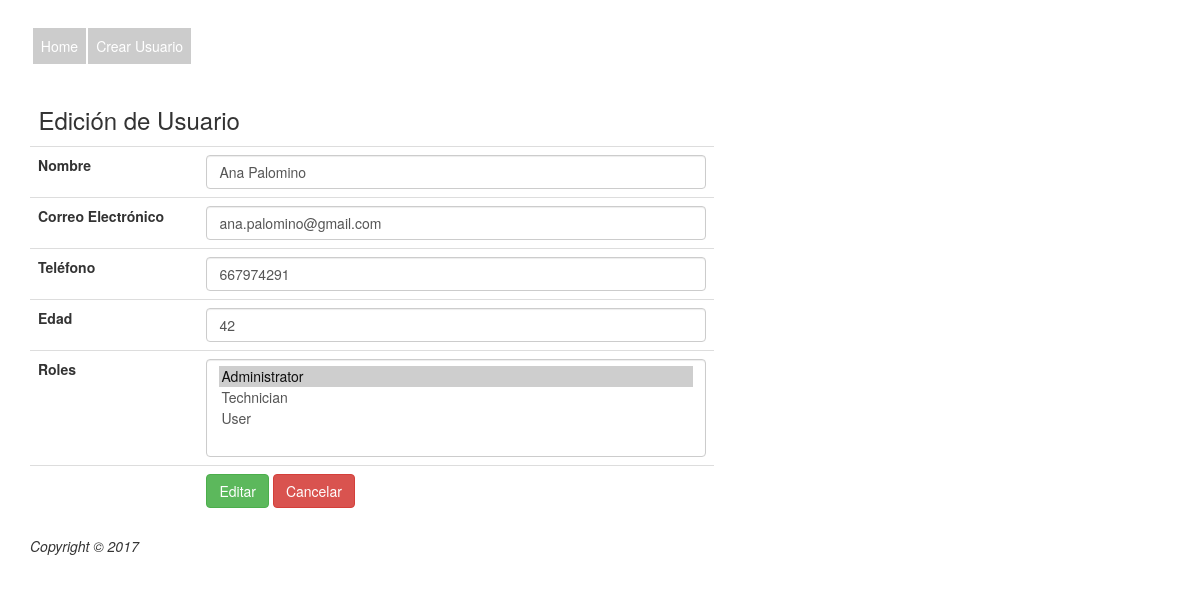
The page /index.php/users/edit/7 on the database its author committed.
### tables this page shows
CREATE TABLE `user_role` (
  `user_id` int(10) NOT NULL,
  `role_id` int(10) NOT NULL,
  PRIMARY KEY (`user_id`,`role_id`)
);

CREATE TABLE `users` (
  `id` int(10) NOT NULL AUTO_INCREMENT,
  `name` varchar(200) DEFAULT NULL,
  `email` varchar(200) DEFAULT NULL,
  `phone` varchar(20) DEFAULT NULL,
  `age` int(5) DEFAULT NULL,
  PRIMARY KEY (`id`)
);

### application/controllers/Users.php (called while the page is built, shortened)
<?php
class Users extends CI_Controller {
    public function __construct()
    {
        $this->load->model('users_model');
        $this->load->model('roles_model');
        $this->load->helper('url_helper');
    }
    public function edit()
    {
        $id = $this->uri->segment(3);
        $this->load->helper('form');
        $this->load->library('form_validation');
        $data['title'] = 'Edición de Usuario';
        $data['user_item'] = $this->users_model->get_user_by_id($id);
        $data['roles'] = $this->roles_model->get_roles();
        $this->form_validation->set_rules('name', 'Nombre', 'required');
        $this->form_validation->set_rules('email', 'Correo', 'required');
        if ($this->form_validation->run() === FALSE)
        {
            $this->load->view('templates/header', $data);
            $this->load->view('users/edit', $data);
            $this->load->view('templates/footer');
        }
        else
        {
            $this->users_model->set_users($id);
            redirect( base_url() . 'index.php/users');
        }
    }
}

### index.php (called while the page is built, shortened)
<?php
require_once BASEPATH.'core/CodeIgniter.php';

### application/models/Users_model.php (called while the page is built, shortened)
<?php
class Users_model extends CI_Model {
    public function get_user_by_id($id = 0)
    {
        $this->db->select('*');
        $this->db->from('users');
        $this->db->where('users.id = ' . $id);
        $this->db->join('user_role', 'user_role.user_id = users.id');
        return $this->db->get()->result_array();
    }
}

### application/models/Roles_model.php (called while the page is built, shortened)
<?php
class Roles_model extends CI_Model {
    public function get_roles()
    {
        $query = $this->db->get('roles');
        return $query->result_array();
    }
}

### application/views/users/edit.php (the view, shortened to what this page needs)
<div class="ui-widget-header ui-corner-top ui-helper-clearfix" style="padding: 0.2em 0.6em;"><h3><?php echo $title; ?></h3></div>
<?php echo form_open('users/edit/'.$user_item['0']['id']); ?>
    <table class="table table-form">
        <tr>
            <td><label for="name">Nombre</label></td>
            <td><input type="input" class="form-control" name="name" size="50" value="<?php echo $user_item['0']['name'] ?>" /></td>
        </tr>
        <tr>
            <td><label for="email">Correo Electrónico</label></td>
            <td><input type="email" name="email" class="form-control" value="<?php echo $user_item['0']['email'] ?>" /></td>
        </tr>
        <tr>
            <td><label for="phone">Teléfono</label></td>
            <td><input type="input" class="form-control" name="phone" value="<?php echo $user_item['0']['phone'] ?>" /></td>
        </tr>
        <tr>
            <td><label for="age">Edad</label></td>
            <td><input type="input" class="form-control" name="age" value="<?php echo $user_item['0']['age'] ?>" /></td>
        </tr>
        <tr>
            <td><label for="roles">Roles</label></td>
            <td>
                <select name="roles[]" class="form-control" multiple >
                    <?php foreach($roles as $role) :?>
                        <?php $default = 1; ?>
                        <?php foreach($user_item as $key => $item) : ?>
                            <?php if($role['id']==$item['role_id']) : ?>
                                <option value="<?php echo $role['id']; ?>" selected><?php echo $role['name']; ?></option>
                                <?php $default = 0; ?>
                            <?php endif; ?>
                        <? endforeach; ?>
                                <?php if($default==1) : ?>
                                <option value="<?php echo $role['id']; ?>" ><?php echo $role['name']; ?></option>
                                <?php endif; ?>
                     <? endforeach; ?>
                </select>
            </td>
        </tr>
        <tr>
            <td></td>
            <td>
                <input type="submit" class="btn btn-success" value="Editar" />
                <a class="btn btn-danger" href="<?php echo base_url() ?>index.php/users"> Cancelar </a>
            </td>
        </tr>
    </table>
</form>

### css/style.css (style rules this page uses)
.table-form { width: 60%; }

### rows shown on the page
user_role: name "Ana Palomino", email "ana.palomino@gmail.com", phone "667974291", age "42"

### other values the page prints
$title "Edición de Usuario"
form field value "Administrator ☑ / Technician / User"
